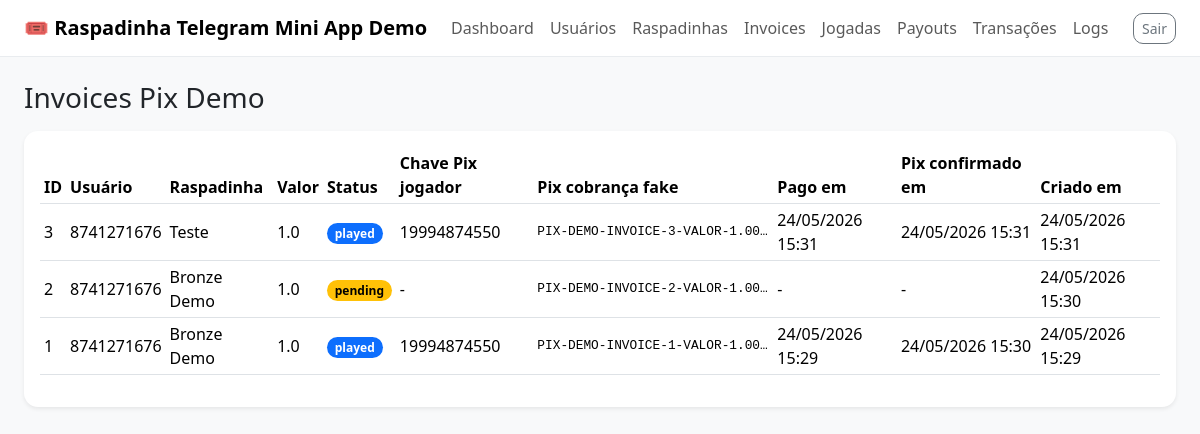
/admin/invoices (signed in), run on the app's committed database.
### backend/app/models.py (models this page shows)
class Invoice(Base):
    __tablename__ = "invoices"
    id = Column(Integer, primary_key=True, index=True)
    user_id = Column(Integer, ForeignKey("users.id"), nullable=False)
    scratch_card_id = Column(Integer, ForeignKey("scratch_cards.id"), nullable=False)
    amount = Column(Float, nullable=False)
    status = Column(String(50), default="pending")
    pix_code = Column(Text, nullable=True)
    player_pix_key = Column(String(255), nullable=True)
    pix_confirmed_at = Column(DateTime, nullable=True)
    paid_at = Column(DateTime, nullable=True)
    canceled_at = Column(DateTime, nullable=True)
    created_at = Column(DateTime, default=datetime.utcnow)
    user = relationship("User", back_populates="invoices")
    scratch_card = relationship("ScratchCard", back_populates="invoices")
    play = relationship("ScratchPlay", back_populates="invoice", uselist=False)

class User(Base):
    __tablename__ = "users"
    id = Column(Integer, primary_key=True, index=True)
    telegram_id = Column(Integer, unique=True, nullable=False, index=True)
    username = Column(String(255), nullable=True)
    first_name = Column(String(255), nullable=True)
    status = Column(String(50), default="active")
    created_at = Column(DateTime, default=datetime.utcnow)
    updated_at = Column(DateTime, default=datetime.utcnow)
    invoices = relationship("Invoice", back_populates="user")
    plays = relationship("ScratchPlay", back_populates="user")
    transactions = relationship("Transaction", back_populates="user")
    payouts = relationship("Payout", back_populates="user")

class ScratchCard(Base):
    __tablename__ = "scratch_cards"
    id = Column(Integer, primary_key=True, index=True)
    name = Column(String(255), nullable=False)
    description = Column(Text, nullable=True)
    price = Column(Float, nullable=False)
    max_prize = Column(Float, nullable=False)
    rtp = Column(Float, default=0.0)  # legado; agora o app calcula automaticamente
    match_count = Column(Integer, default=3)
    cover_image = Column(String(500), nullable=True)
    active = Column(Boolean, default=True)
    created_at = Column(DateTime, default=datetime.utcnow)
    prizes = relationship("ScratchPrize", back_populates="scratch_card", cascade="all, delete-orphan")
    plays = relationship("ScratchPlay", back_populates="scratch_card")
    invoices = relationship("Invoice", back_populates="scratch_card")

### backend/app/routers/admin.py (the view)
@router.get("/invoices", response_class=HTMLResponse)
def invoices(request: Request, db: Session = Depends(get_db)):
    redirect = redirect_if_not_admin(request)
    if redirect: return redirect
    rows = db.query(Invoice).order_by(Invoice.created_at.desc()).limit(300).all(); return tpl(request, "admin/invoices.html", {"invoices": rows})

### backend/app/templates/admin/invoices.html
{% extends "admin/base.html" %}
{% block content %}
<h1 class="h3 mb-3">Invoices Pix Demo</h1>
<div class="card shadow-sm">
    <div class="card-body">
        <div class="table-responsive">
            <table class="table table-hover table-sm">
                <thead>
                <tr>
                    <th>ID</th>
                    <th>Usuário</th>
                    <th>Raspadinha</th>
                    <th>Valor</th>
                    <th>Status</th>
                    <th>Chave Pix jogador</th>
                    <th>Pix cobrança fake</th>
                    <th>Pago em</th>
                    <th>Pix confirmado em</th>
                    <th>Criado em</th>
                </tr>
                </thead>
                <tbody>
                {% for i in invoices %}
                <tr>
                    <td>{{ i.id }}</td>
                    <td>{{ i.user.username or i.user.telegram_id }}</td>
                    <td>{{ i.scratch_card.name }}</td>
                    <td>{{ i.amount }}</td>
                    <td>
                        {% if i.status == "pending" %}
                        <span class="badge text-bg-warning">pending</span>
                        {% elif i.status == "paid" %}
                        <span class="badge text-bg-success">paid</span>
                        {% elif i.status == "pix_confirmed" %}
                        <span class="badge text-bg-info">pix_confirmed</span>
                        {% elif i.status == "played" %}
                        <span class="badge text-bg-primary">played</span>
                        {% else %}
                        <span class="badge text-bg-secondary">{{ i.status }}</span>
                        {% endif %}
                    </td>
                    <td>{{ i.player_pix_key or "-" }}</td>
                    <td class="hash-cell">{{ i.pix_code }}</td>
                    <td>{{ i.paid_at.strftime("%d/%m/%Y %H:%M") if i.paid_at else "-" }}</td>
                    <td>{{ i.pix_confirmed_at.strftime("%d/%m/%Y %H:%M") if i.pix_confirmed_at else "-" }}</td>
                    <td>{{ i.created_at.strftime("%d/%m/%Y %H:%M") }}</td>
                </tr>
                {% else %}
                <tr><td colspan="10" class="text-muted">Nenhuma invoice ainda.</td></tr>
                {% endfor %}
                </tbody>
            </table>
        </div>
    </div>
</div>
{% endblock %}

### backend/app/static/css/style.css (style rules this page uses)
body { background: #f8f9fa; }
.card { border: 0; border-radius: 14px; }
.table { vertical-align: middle; }
.badge { border-radius: 999px; }
.hash-cell { max-width: 240px; overflow: hidden; text-overflow: ellipsis; white-space: nowrap; font-family: monospace; font-size: .8rem; }

### data on the page
Invoice: id "3", user "8741271676", scratch_card.name "Teste", amount "1.0", status "played", player_pix_key "19994874550", pix_code "PIX-DEMO-INVOICE-3-VALOR-1.00…", paid_at "24/05/2026 15:31", pix_confirmed_at "24/05/2026 15:31", created_at "24/05/2026 15:31"
Invoice: id "2", user "8741271676", scratch_card.name "Bronze Demo", amount "1.0", status "pending", player_pix_key "-", pix_code "PIX-DEMO-INVOICE-2-VALOR-1.00…", paid_at "-", pix_confirmed_at "-", created_at "24/05/2026 15:30"
Invoice: id "1", user "8741271676", scratch_card.name "Bronze Demo", amount "1.0", status "played", player_pix_key "19994874550", pix_code "PIX-DEMO-INVOICE-1-VALOR-1.00…", paid_at "24/05/2026 15:29", pix_confirmed_at "24/05/2026 15:30", created_at "24/05/2026 15:29"

### other printed values
{{ app_name }} "Raspadinha Telegram Mini App Demo"
